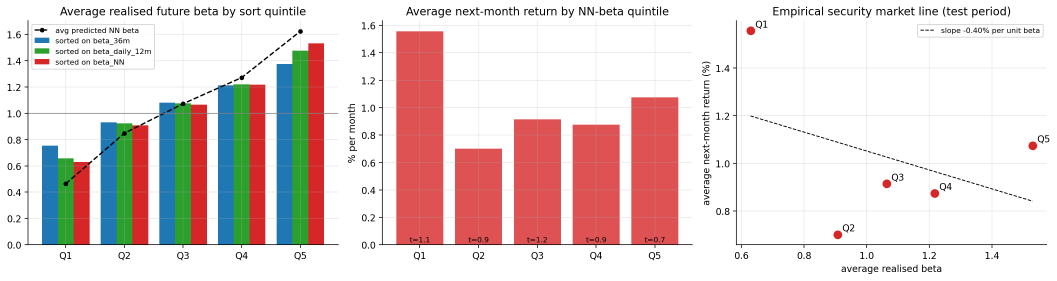
#> input picture assets/img/projects/neural-beta/quintiles.png, 3171 x 841 px (shown at 1/3 size)
$ python make_thumbs.py
#> lines starting #> are read from the running program, lines starting #| are printed output that depends on the picture
"""Crops one panel from each project figure into a 16:9 card thumbnail (thumb.png)."""
from pathlib import Path

from PIL import Image

IMG = Path(__file__).resolve().parent.parent / "assets" / "img" / "projects"
SIZE = (640, 360)

# slug: (source file, crop box as fractions of width/height: left, top, right, bottom)
CROPS = {
    "neural-beta": ("quintiles.png", (0.0, 0.0, 0.318, 1.0)),
    "tail-risk": ("tails.png", (0.255, 0.0, 0.5, 1.0)),
    "default-prediction": ("roc-pr.png", (0.0, 0.0, 0.5, 1.0)),
    "fomc-event-study": ("coef-by-day.png", (0.0, 0.0, 1.0, 1.0)),
    "financial-rag": ("recall.png", (0.52, 0.0, 1.0, 0.855)),
}


def main():
    for slug, (name, (l, t, r, b)) in CROPS.items():
        im = Image.open(IMG / slug / name).convert("RGB")
        w, h = im.size
#> w = 3171; h = 841
        panel = im.crop((int(l * w), int(t * h), int(r * w), int(b * h)))
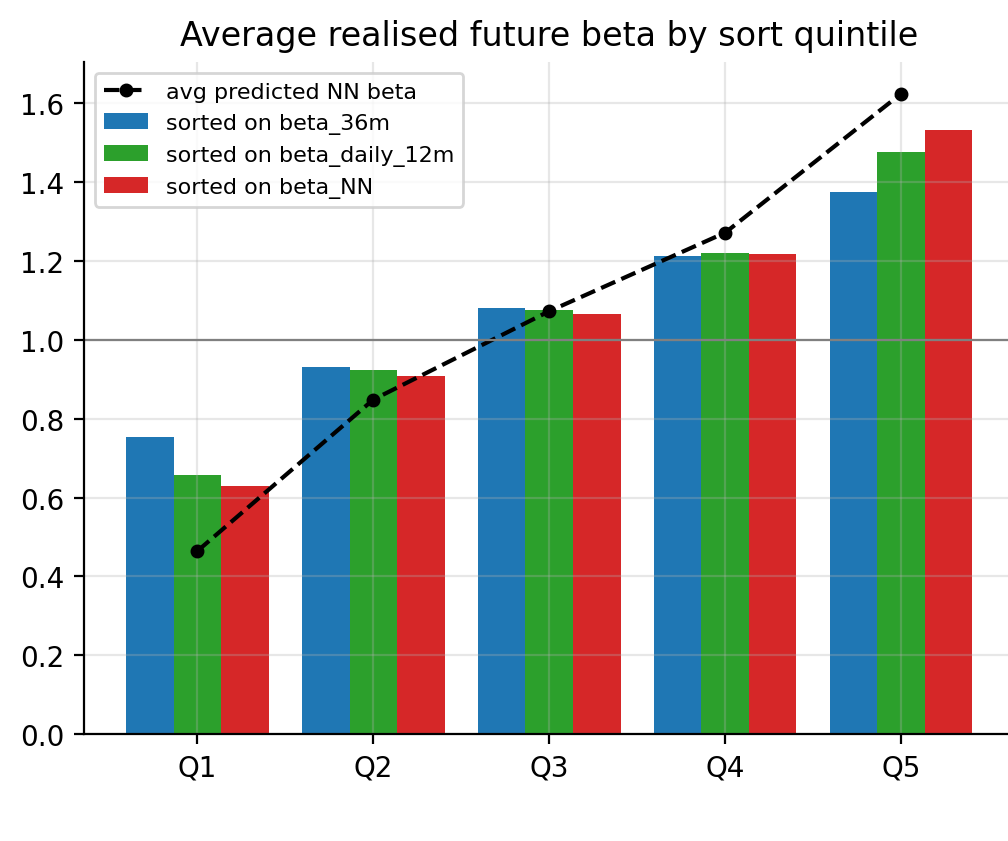
#> panel: PIL image 1008x841 RGB; mean R, G, B 192.7, 195.9, 189.7
        panel.thumbnail((SIZE[0] - 24, SIZE[1] - 16), Image.LANCZOS)
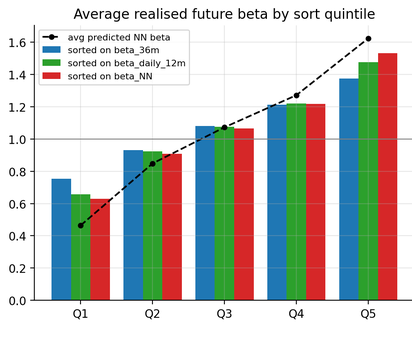
#> panel: PIL image 412x344 RGB; mean R, G, B 192.1, 195.3, 189.1
        canvas = Image.new("RGB", SIZE, "white")
#> canvas: PIL image 640x360 RGB; every value is 255
        canvas.paste(panel, ((SIZE[0] - panel.width) // 2, (SIZE[1] - panel.height) // 2))
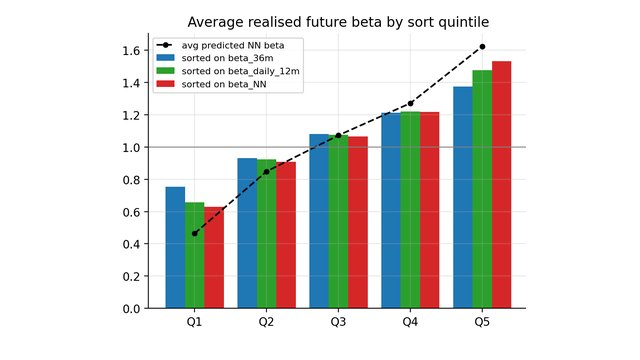
#> canvas: PIL image 640x360 RGB; mean R, G, B 216.3, 218.3, 214.5
        out = IMG / slug / "thumb.png"
        canvas.save(out, optimize=True)
        print(out.relative_to(IMG.parent.parent.parent), panel.size)
#| assets/img/projects/neural-beta/thumb.png (412, 344)
#> pass 2 of the loop in main, `for slug, (name, (l, t, r, b)) in CROPS.items():`:
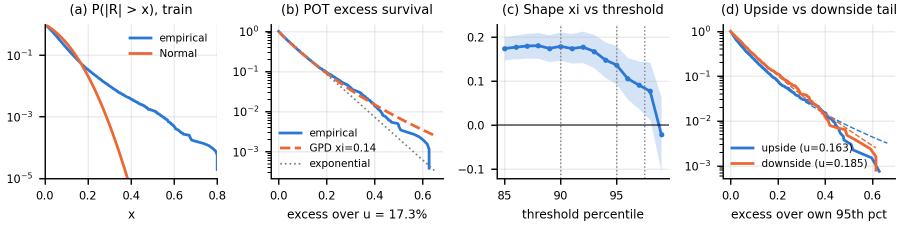
#> input picture assets/img/projects/tail-risk/tails.png, 1800 x 450 px (shown at 1/2 size)
#> im: PIL image 1800x450 RGB
#> in main, `panel.thumbnail((SIZE[0] - 24, SIZE[1] - 16), Image.LANCZOS)`:
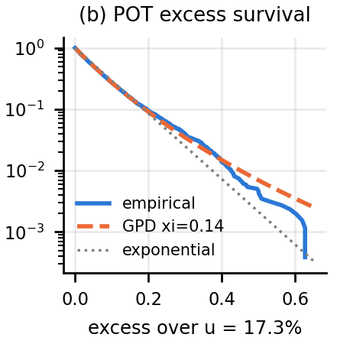
#> panel: PIL image 337x344 RGB; mean R, G, B 241, 240.7, 241.2
#> in main, `canvas.paste(panel, ((SIZE[0] - panel.width) // 2, (SIZE[1] - panel.he..`:
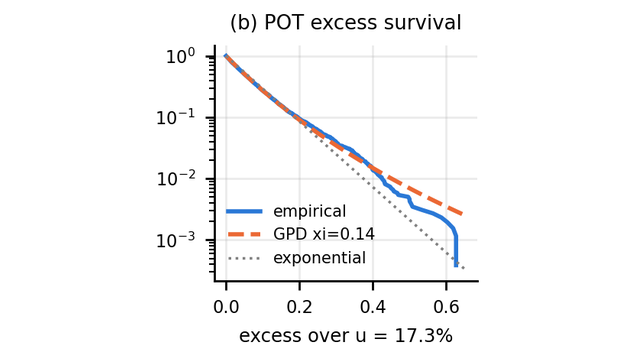
#> canvas: PIL image 640x360 RGB; mean R, G, B 247.9, 247.8, 248.1
#| assets/img/projects/tail-risk/thumb.png (337, 344)
#> pass 3 of the loop in main, `for slug, (name, (l, t, r, b)) in CROPS.items():`:
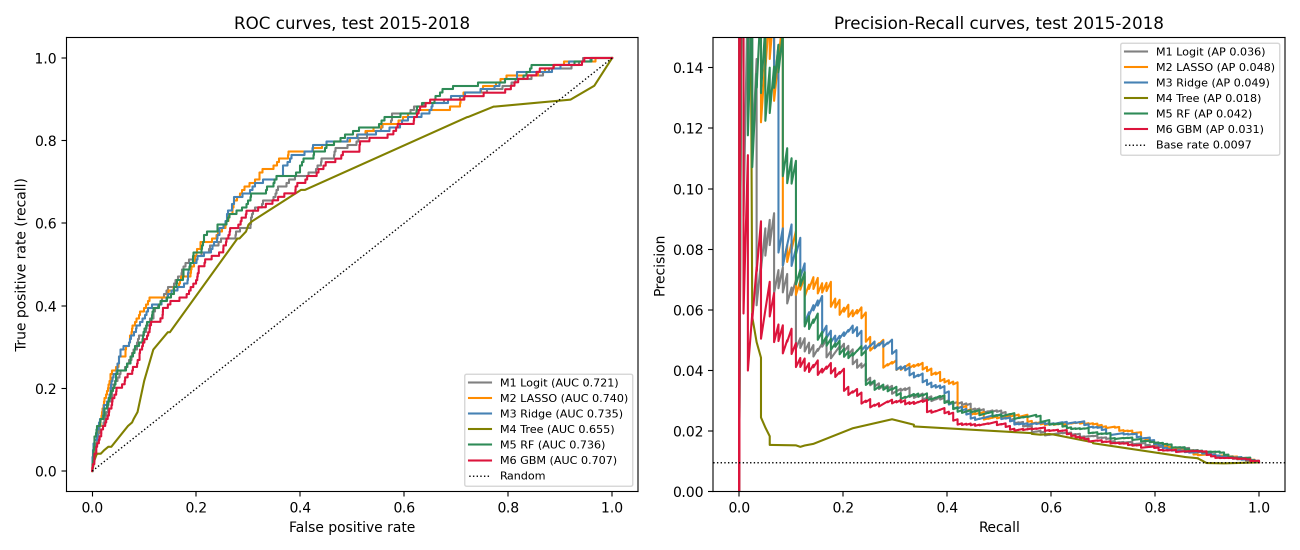
#> input picture assets/img/projects/default-prediction/roc-pr.png, 2600 x 1100 px (shown at 1/2 size)
#> im: PIL image 2600x1100 RGB
#> in main, `panel.thumbnail((SIZE[0] - 24, SIZE[1] - 16), Image.LANCZOS)`:
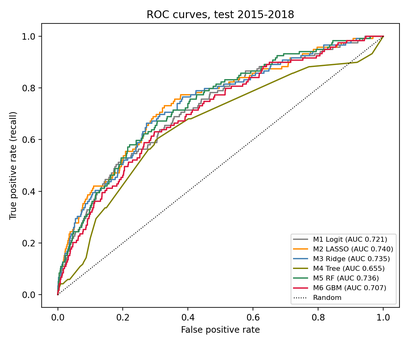
#> panel: PIL image 407x344 RGB; mean R, G, B 246.7, 246, 245.2
#> in main, `canvas.paste(panel, ((SIZE[0] - panel.width) // 2, (SIZE[1] - panel.he..`:
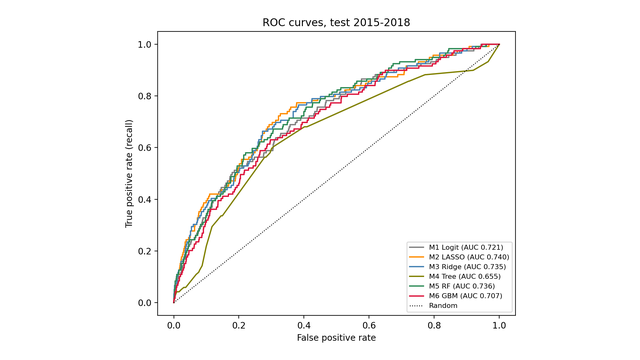
#> canvas: PIL image 640x360 RGB; mean R, G, B 250, 249.5, 249
#| assets/img/projects/default-prediction/thumb.png (407, 344)
#> the loop made 5 passes; the first 3 are shown


if __name__ == "__main__":
    main()
